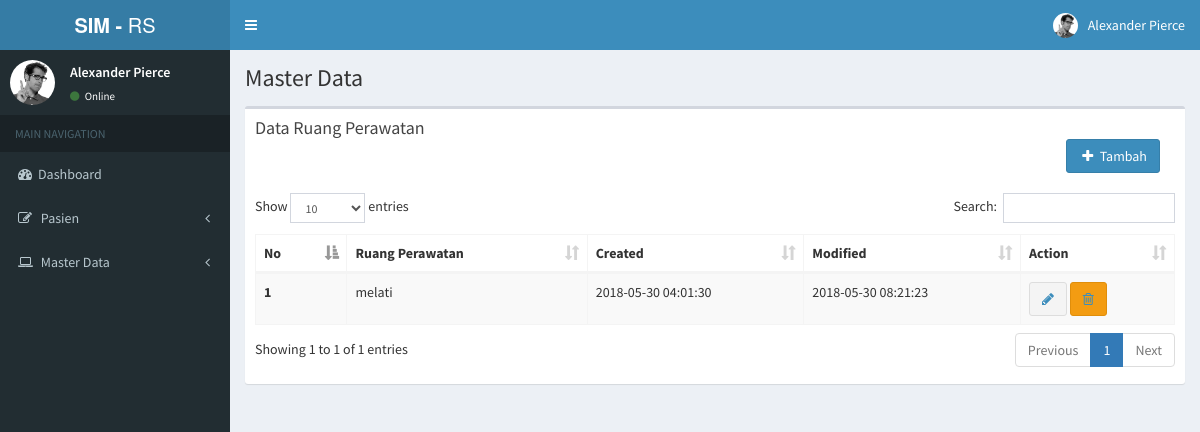
The app's page /backend/c_masterdata/data_rawat with its own data.
### tables this page shows
CREATE TABLE `tb_rawat` (
  `id_rawat` int(11) NOT NULL,
  `rawat` varchar(100) NOT NULL,
  `created` datetime NOT NULL,
  `modified` datetime NOT NULL
);

### application/controllers/backend/c_masterdata.php (called while the page is built, shortened)
<?php
class C_masterdata extends CI_Controller {
	function __construct(){
		$this->load->model('m_masterdata');
		$this->load->helper('url');
	}
	public function data_rawat()
	{
		$this->load->view('backend/header');
		$data['tb_rawat']=$this->m_masterdata->tampil_data('tb_rawat');
		$this->load->view('backend/v_datarawat',$data);
		$this->load->view('backend/footer');
	}
}

### index.php (called while the page is built, shortened)
<?php
require_once BASEPATH.'core/CodeIgniter.php';

### application/models/m_masterdata.php (called while the page is built, shortened)
<?php
	class M_masterdata extends CI_Model{
		function tampil_data($table){
			return $this->db->get($table)->result();
		}
	}
?>

### application/views/backend/v_datarawat.php (the view)
<div class="content-wrapper">
  <section class="content-header">
    <h1>
      Master Data
    </h1>
  </section>
  <section class="content">
    <div class="row">
      <div class="col-xs-12">
        <div class="box">
          <div class="box-header">
            <h3 class="box-title">Data Ruang Perawatan</h3>
              <div class="" align="right">
                <div class="col-sm-12">
                  <a type="button" class="btn btn-primary" href="<?php echo base_url()."backend/c_masterdata/tambah_rawat"?>"><i class="fa fa-fw fa-plus"></i> Tambah</a>
                </div>
              </div>
          </div>
          <div class="box-body">
            <table id="example1" class="table table-bordered table-striped">
              <thead>
              <tr>
                <th>No</th>
                <th>Ruang Perawatan</th>
                <th>Created</th>
                <th>Modified</th>
                <th>Action</th>
              </tr>
              </thead>
              <tbody>
              <?php $no = 1; ?>
              <?php
              foreach ($tb_rawat as $l){
              ?>
              <tr>
                <th><?php echo $no++?></th>
                <td><?php echo $l->rawat?></td>
                <td><?php echo $l->created?></td>
                <td><?php echo $l->modified?></td>
                <td>
                  <button type="button" class="btn btn-default"><a href="<?php echo base_url()."backend/c_masterdata/edit_rawat/".$l->id_rawat ?>"><i class="fa fa-pencil"></i></a></button>
                  <button type="button" class="btn btn-warning"><a href="<?php echo base_url()."backend/c_masterdata/hapus_rawat/".$l->id_rawat ?>"><i class="fa fa-trash-o"></i></a></button>
                </td>
              </tr>
              <?php } ?>
              </tbody>
            </table>
          </div>
        </div>
      </div>
    </div>
  </section>
</div>

### records on screen
tb_rawat: rawat "melati", created "2018-05-30 04:01:30", modified "2018-05-30 08:21:23"
